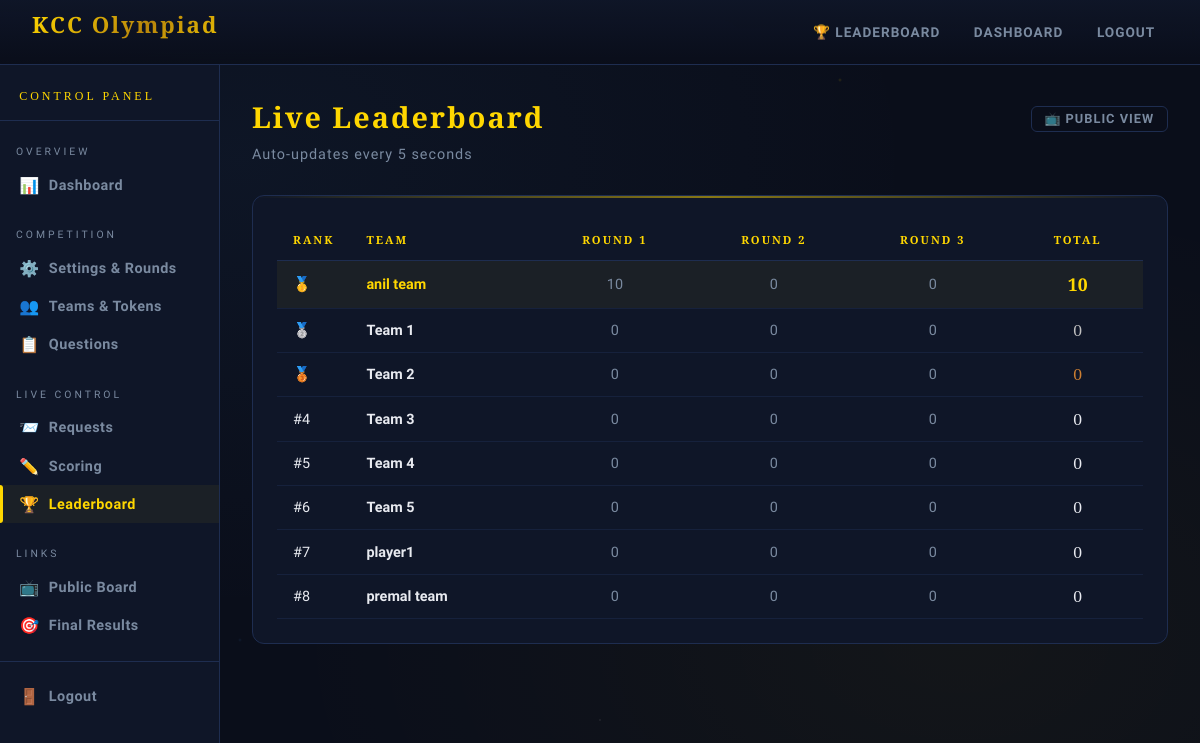
The app's page /admin-panel/leaderboard/ (signed in) with its own data.
### myapp/models.py (models this page shows, shortened)
class Team(models.Model):
    name = models.CharField(max_length=100, unique=True)
    token = models.CharField(max_length=64, unique=True)
    is_active = models.BooleanField(default=True)
    created_at = models.DateTimeField(auto_now_add=True)
    def get_round_score(self, round_num):
        return sum(s.points for s in self.scores.filter(round=round_num))

### myapp/views.py (the view)
    def wrapper(request, *args, **kwargs):
        if not request.session.get('is_admin'):
            return redirect('admin_login')
        return view_func(request, *args, **kwargs)

### myapp/models.py (called while the page is built)
    @classmethod
    def get_settings(cls):
        obj, _ = cls.objects.get_or_create(pk=1)
        return obj

### myapp/views.py (called while the page is built)
def admin_required(view_func):
    def wrapper(request, *args, **kwargs):
        if not request.session.get('is_admin'):
            return redirect('admin_login')
        return view_func(request, *args, **kwargs)
    wrapper.__name__ = view_func.__name__
    return wrapper

@admin_required
def admin_leaderboard(request):
    settings = CompetitionSettings.get_settings()
    teams = Team.objects.filter(is_active=True)
    leaderboard = []
    for team in teams:
        r1 = team.get_round_score(1)
        r2 = team.get_round_score(2)
        r3 = team.get_round_score(3)
        total = r1 + r2 + r3
        leaderboard.append({
            'team': team,
            'round1': r1,
            'round2': r2,
            'round3': r3,
            'total': total,
        })
    leaderboard.sort(key=lambda x: x['total'], reverse=True)
    for i, entry in enumerate(leaderboard):
        entry['rank'] = i + 1
    return render(request, 'admin_leaderboard.html', {
        'leaderboard': leaderboard,
        'settings': settings,
    })

### myapp/templates/admin_leaderboard.html (shortened to what this page needs)
{% extends 'admin_base.html' %}
{% block nav_leaderboard %}active{% endblock %}
{% block admin_content %}
<div style="display:flex;align-items:center;justify-content:space-between;margin-bottom:0.3rem;">
  <div class="page-title">Live Leaderboard</div>
  <a href="/leaderboard/" target="_blank" class="btn btn-outline btn-sm">📺 Public View</a>
</div>
<div class="page-subtitle">Auto-updates every 5 seconds</div>
<div class="card" id="leaderboard-card">
  <table class="table" id="leaderboard-table">
    <thead>
      <tr>
        <th style="width:50px;">Rank</th>
        <th>Team</th>
        <th style="text-align:center;">Round 1</th>
        <th style="text-align:center;">Round 2</th>
        <th style="text-align:center;">Round 3</th>
        <th style="text-align:center;">Total</th>
      </tr>
    </thead>
    <tbody id="lb-body">
      {% for entry in leaderboard %}
      <tr style="{% if entry.rank == 1 %}background:rgba(255,215,0,0.05);{% endif %}">
        <td>
          {% if entry.rank == 1 %}🥇
          {% elif entry.rank == 2 %}🥈
          {% elif entry.rank == 3 %}🥉
          {% else %}#{{ entry.rank }}{% endif %}
        </td>
        <td>
          <strong style="{% if entry.rank == 1 %}color:var(--gold);{% endif %}">{{ entry.team.name }}</strong>
        </td>
        <td style="text-align:center;color:var(--muted);">{{ entry.round1 }}</td>
        <td style="text-align:center;color:var(--muted);">{{ entry.round2 }}</td>
        <td style="text-align:center;color:var(--muted);">{{ entry.round3 }}</td>
        <td style="text-align:center;">
          <span style="font-family:'Cinzel',serif;font-size:1.1rem;
            {% if entry.rank == 1 %}color:var(--gold);font-weight:700;
            {% elif entry.rank == 2 %}color:#C0C0C0;
            {% elif entry.rank == 3 %}color:#CD7F32;
            {% else %}color:var(--text);{% endif %}">
            {{ entry.total }}
          </span>
        </td>
      </tr>
      {% empty %}
      <tr><td colspan="6" style="text-align:center;color:var(--muted);padding:2rem;">No scores yet</td></tr>
      {% endfor %}
    </tbody>
  </table>
</div>
{% endblock %}

### myapp/templates/base.html (style rules this page uses)
:root { --gold: #ffd700; --gold-dark: #b8860b; --gold-light: #fff0a0; --deep: #0a0e1a; --panel: #0f1628; --panel2: #141d35; --border: #1e2d50; --accent: #4a90e2; --success: #2ecc71; --danger: #e74c3c; --warning: #f39c12; --text: #e8eaf0; --muted: #7a8aa0; }
* { box-sizing: border-box; margin: 0; padding: 0; }
body { font-family: "Rajdhani", sans-serif; background: var(--deep); color: var(--text); min-height: 100vh; background-image: radial-gradient( ellipse at 20% 20%, rgba(74, 144, 226, 0.06) 0%, transparent 50% ), radial-gradient( ellipse at 80% 80%, rgba(255, 215, 0, 0.04) 0%, transparent 50% ); }
body::before { content: ""; position: fixed; inset: 0; background-image: radial-gradient( 1px 1px at 10% 15%, rgba(255, 255, 255, 0.3) 0%, transparent 100% ), radial-gradient( 1px 1px at 30% 60%, rgba(255, 255, 255, 0.2) 0%, transparent 100% ), radial-gradient( 1px 1px at 60% 25%, rgba(255, 255, 255, 0.25) 0%, transparent 100% ), radial-gradient( 1px 1px at 80% 70%, rgba(255, 255, 255, 0.15) 0%, transparent 100% ), radial-gradient( 1px 1px at 50% 90%, rgba(255, 255, 255, 0.2) 0%, transparent 100% ), radial-gradient( 1px 1px at 90% 40%, rgba(255, 255, 255, 0.25) 0%, transparent 100% ), radial-gradient( 2px 2px at 70% 10%, rgba(255, 215, 0, 0.15) 0%, transparent 100% ), radial-gradient( 2px 2px at 20% 80%, rgba(74, 144, 226, 0.1) 0%, transparent 100% ); pointer-events: none; z-index: 0; }
.card { background: var(--panel); border: 1px solid var(--border); border-radius: 12px; padding: 1.5rem; position: relative; overflow: hidden; }
.card::before { content: ""; position: absolute; top: 0; left: 0; right: 0; height: 2px; background: linear-gradient( 90deg, transparent, var(--gold), transparent ); opacity: 0.5; }
.btn { display: inline-flex; align-items: center; gap: 0.4rem; padding: 0.5rem 1.2rem; border-radius: 6px; border: none; cursor: pointer; font-family: "Rajdhani", sans-serif; font-size: 0.9rem; font-weight: 700; letter-spacing: 1px; text-transform: uppercase; text-decoration: none; transition: all 0.2s; }
.btn-sm { padding: 0.3rem 0.8rem; font-size: 0.8rem; }
.btn-outline { background: transparent; border: 1px solid var(--border); color: var(--muted); }
.table { width: 100%; border-collapse: collapse; font-size: 0.9rem; }
.table th { font-family: "Cinzel", serif; font-size: 0.7rem; letter-spacing: 2px; text-transform: uppercase; color: var(--gold); padding: 0.8rem 1rem; text-align: left; border-bottom: 1px solid var(--border); }
.table td { padding: 0.7rem 1rem; border-bottom: 1px solid rgba(30, 45, 80, 0.5); color: var(--text); }
.page-title { font-family: "Cinzel", serif; font-size: 1.8rem; font-weight: 700; color: var(--gold); margin-bottom: 0.3rem; letter-spacing: 2px; }
.page-subtitle { color: var(--muted); font-size: 0.9rem; margin-bottom: 2rem; letter-spacing: 1px; }

### records on screen
Team: team.name "anil team", round1 "10", round2 "0", round3 "0", total "10"
Team: team.name "Team 1", round1 "0", round2 "0", round3 "0", total "0"
Team: team.name "Team 2", round1 "0", round2 "0", round3 "0", total "0"
Team: rank "4", team.name "Team 3", round1 "0", round2 "0", round3 "0", total "0"
Team: rank "5", team.name "Team 4", round1 "0", round2 "0", round3 "0", total "0"
Team: rank "6", team.name "Team 5", round1 "0", round2 "0", round3 "0", total "0"
Team: rank "7", team.name "player1", round1 "0", round2 "0", round3 "0", total "0"
Team: rank "8", team.name "premal team", round1 "0", round2 "0", round3 "0", total "0"
